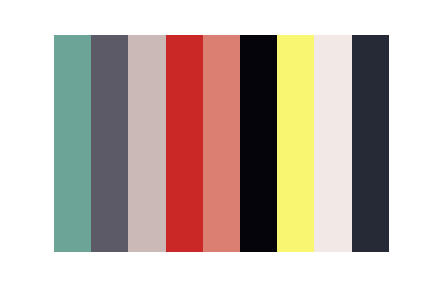
#> input picture data/love-5s-barcode-palette.png, 432 x 288 px, found by its file name
$ jupyter execute --allow-errors 'Colour Analysis.ipynb'
#> lines starting #> are read from the running program, lines starting #| are printed output that depends on the picture
## Usage Note - comment out analysis not currently in use or it takes forever to run!

[cell 1]
from PIL import Image
import numpy as np
import matplotlib.pyplot as plt
from sklearn.cluster import KMeans
import colorsys
import os

# Exact pixel values

[cell 2]
# Define a list of image filenames
image_files = ['love-5s-barcode.png', 'family-5s-barcode.png', 'death-5s-barcode.png', 'conflict-5s-barcode.png']

#> (a cell that did not finish here is left out)

# K-Means (9 clusters, RGB)

#> (a cell that did not finish here is left out)

# K-Means (9 clusters, HSV)

#> (a cell that did not finish here is left out)

# Colour Histograms

[cell 6]
import cv2
import numpy as np
import pandas as pd
import tensorflow as tf

[cell 7]
def compare_colour_hist(img1, img2):
    # Convert images to HSV color space
    hsv1 = cv2.cvtColor(img1, cv2.COLOR_BGR2HSV)
    hsv2 = cv2.cvtColor(img2, cv2.COLOR_BGR2HSV)

    # Calculate the color histograms for both images
    hist1 = cv2.calcHist([hsv1], [0, 1, 2], None, [8, 8, 8], [0, 256, 0, 256, 0, 256])
    hist2 = cv2.calcHist([hsv2], [0, 1, 2], None, [8, 8, 8], [0, 256, 0, 256, 0, 256])

    # Normalize the histograms
    cv2.normalize(hist1, hist1)
    cv2.normalize(hist2, hist2)

    # Calculate the Bhattacharyya coefficient between the histograms
    bc = cv2.compareHist(hist1, hist2, cv2.HISTCMP_BHATTACHARYYA)

    return bc

# Similarity Scores

[cell 8]
# Read barcode PNG images
love = cv2.imread('love-5s-barcode.png', cv2.IMREAD_UNCHANGED)
family = cv2.imread('family-5s-barcode.png', cv2.IMREAD_UNCHANGED)
death = cv2.imread('death-5s-barcode.png', cv2.IMREAD_UNCHANGED)
conflict = cv2.imread('conflict-5s-barcode.png', cv2.IMREAD_UNCHANGED)

# Loop over all combinations of the images and store similarity scores in a list
barcode_images = [(love, "love"), (family, "family"), (death, "death"), (conflict, "conflict")]

similarity_scores = []

#> (the rest of this cell did not finish here and is left out)

[cell 9]
# Create a matrix of similarity scores
barcode_similarity_matrix = np.zeros((4, 4))
#> (the rest of this cell did not finish here and is left out)

[cell 10]
# Read palette PNG images
love = cv2.imread('love-5s-barcode-palette.png', cv2.IMREAD_UNCHANGED)
#> love is the input picture: shape (288, 432, 4); mean B, G, R, A 171.2, 179.7, 194.4, 149
family = cv2.imread('family-5s-barcode-palette.png', cv2.IMREAD_UNCHANGED)
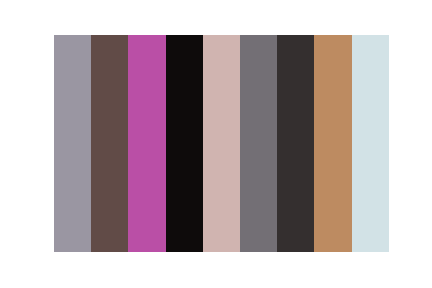
#> input picture data/family-5s-barcode-palette.png, 432 x 288 px, found by its file name
#> family is the input picture: shape (288, 432, 4); mean B, G, R, A 176, 172.1, 185.7, 149
death = cv2.imread('death-5s-barcode-palette.png', cv2.IMREAD_UNCHANGED)
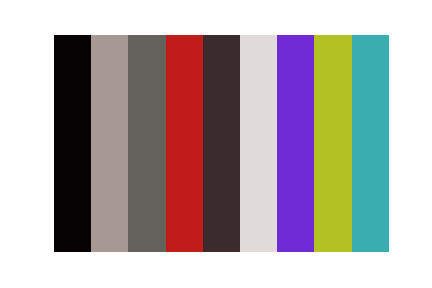
#> input picture data/death-5s-barcode-palette.png, 432 x 288 px, found by its file name
#> death is the input picture: shape (288, 432, 4); mean B, G, R, A 168.1, 167.8, 177.2, 149
conflict = cv2.imread('conflict-5s-barcode-palette.png', cv2.IMREAD_UNCHANGED)
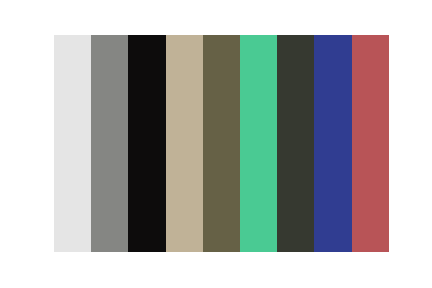
#> input picture data/conflict-5s-barcode-palette.png, 432 x 288 px, found by its file name
#> conflict is the input picture: shape (288, 432, 4); mean B, G, R, A 172.1, 174.2, 172.5, 149

# Loop over all combinations of the images and store similarity scores in a list
palette_images = [(love, "love"), (family, "family"), (death, "death"), (conflict, "conflict")]

similarity_scores = []

for i in range(len(palette_images)):
    for j in range(i+1, len(palette_images)):

        # Calculate similarity score using colour histogram method
        similarity_score = compare_colour_hist(palette_images[i][0], palette_images[j][0])
        similarity_scores.append((f"{palette_images[i][1]} and {palette_images[j][1]}", similarity_score))
#> this loop made 4 passes
#> after the loop, similarity_scores = [('love and family', 0.743), ('love and death', 0.674), ('love and conflict', 0.72), ('family and death', 0.744), ('family and conflict', 0.651), ('death and conflict', 0.721)]

# Sort the similarity scores in decreasing order and print them
similarity_scores_sorted = sorted(similarity_scores, key=lambda x: x[1], reverse=True)
#> similarity_scores_sorted = [('family and death', 0.744), ('love and family', 0.743), ('death and conflict', 0.721), ('love and conflict', 0.72), ('love and death', 0.674), ('family and conflict', 0.651)]

for score in similarity_scores_sorted:
    print(f"Similarity between {score[0]}: {score[1]:.4f}")
#> this loop made 6 passes
#| Similarity between family and death: 0.7438
#| Similarity between love and family: 0.7432
#| Similarity between death and conflict: 0.7209
#| Similarity between love and conflict: 0.7203
#| Similarity between love and death: 0.6741
#| Similarity between family and conflict: 0.6512

[cell 11]
# Create a matrix of similarity scores
palette_similarity_matrix = np.zeros((4, 4))
for i in range(len(palette_images)):
    for j in range(i+1, len(palette_images)):
        palette_similarity_matrix[i][j] = similarity_scores_sorted[(4*i + j - (i+1)*(i+2)//2)][1]
        palette_similarity_matrix[j][i] = palette_similarity_matrix[i][j]
#> this loop made 4 passes
#> after the loop, palette_similarity_matrix = [[0, 0.744, 0.743, 0.721], [0.744, 0, 0.72, 0.674], [0.743, 0.72, 0, 0.651], [0.721, 0.674, 0.651, 0]]

# Create a list of labels for the x and y axis of the heatmap
labels = [img[1] for img in palette_images]
#> labels = ['love', 'family', 'death', 'conflict']

# Create a heatmap of the similarity scores
fig, ax = plt.subplots()
im = ax.imshow(palette_similarity_matrix, cmap='coolwarm', vmin=0, vmax=1)

# Show all ticks and label them with the respective list entries
ax.set_xticks(np.arange(len(labels)))
ax.set_yticks(np.arange(len(labels)))
ax.set_xticklabels(labels)
ax.set_yticklabels(labels)

# Rotate the tick labels and set their alignment
plt.setp(ax.get_xticklabels(), rotation=45, ha="right", rotation_mode="anchor")

# Add the score value to each cell of the heatmap
for i in range(len(labels)):
    for j in range(len(labels)):
        text = ax.text(j, i, f"{palette_similarity_matrix[i][j]:.2f}", ha="center", va="center", color="black")

# Add a colorbar to the heatmap
cbar = ax.figure.colorbar(im, ax=ax)

# Set the title of the heatmap
ax.set_title("Similarity Scores of Palette Images")

# Show the heatmap
plt.show()
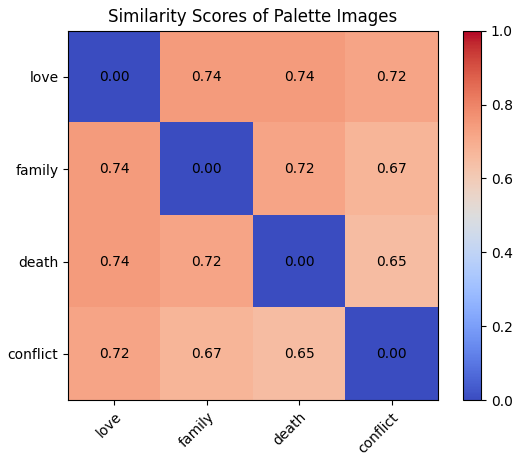
#> figure drawn by matplotlib, 2 panels
